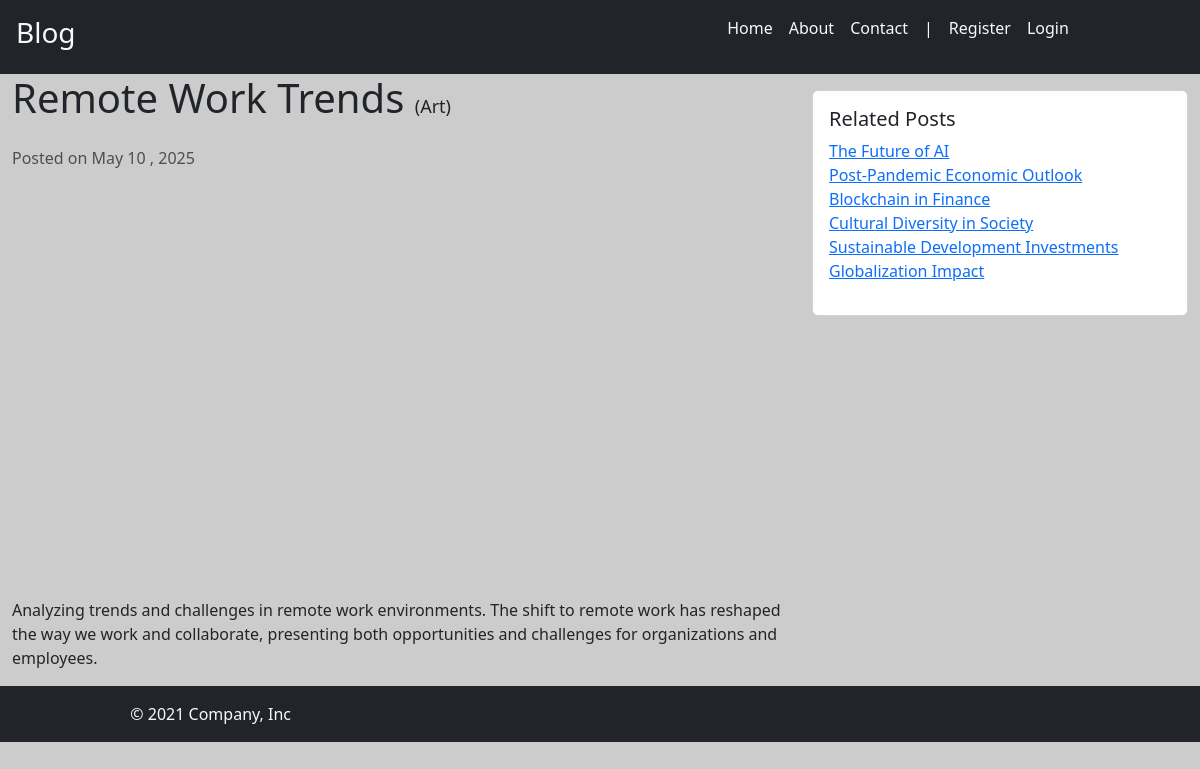
/post/remote-work-trends, run on the app's committed database.
### blog/models.py (models this page shows, shortened)
class Post(models.Model):
    title = models.CharField(max_length=100)
    content = models.TextField()
    img_url = models.ImageField(null=True,upload_to="posts/images")
    created_at = models.DateTimeField(auto_now_add=True)
    slug = models.SlugField(unique=True)
    category = models.ForeignKey(Category, on_delete=models.CASCADE)
    user = models.ForeignKey(User,on_delete=models.CASCADE,null=True)
    is_published = models.BooleanField(default=False)
    def formatted_img_url(self):
        url = self.img_url if self.img_url.__str__().startswith(('http://','https://')) else self.img_url.url
        return url

class Category(models.Model):
    name = models.CharField(max_length=100)

### blog/views.py (the view)
# urls.py: path("post/<str:slug>", views.detail, name="detail"),
def detail(request, slug):
    if request.user.is_authenticated and not request.user.has_perm('blog.view_post'):
        messages.error(request , "You have no permissions to view any posts")
        return redirect('blog:index')
    post = Post.objects.get(slug=slug)
    related_posts = Post.objects.filter(category=post.category).exclude(pk=post.id)
    return render(
        request, "blog/detail.html", {"post": post, "related_posts": related_posts}
    )

### blog/templates/blog/detail.html
{% extends 'blog/base.html'%} {% block content %}
<div class="container-fluid">
  <div class="row">
    <div class="col-lg-8">
      <h1 class="mb-4">
        {{post.title}}
        <small style="font-size: 18px">({{post.category.name}})</small>
      </h1>
      <p class="text-muted">Posted on {{post.created_at|date:"F j , Y"}}</p>
      <img src="{{post.formatted_img_url}}" class="img-fluid mb-4" alt="Blog Image" />
      <p>{{post.content|linebreaksbr|safe}}</p>
    </div>
    <div class="col-lg-4">
      <div class="card mt-3">
        <div class="card-body">
          <h5 class="card-title">Related Posts</h5>
          <ul class="list-unstyled">
            {% for related_post in related_posts %}
            <li>
              <a href="{% url 'blog:detail' slug=related_post.slug %}"
                >{{related_post.title}}</a
              >
            </li>
            {% endfor %}
          </ul>
        </div>
      </div>
    </div>
  </div>
</div>
{% endblock %}

### blog/static/blog/css/style.css (style rules this page uses)
body { background-color: #cccccc; }

### data on the page
Post: title "Remote Work Trends", category.name "Art", created_at "May 10 , 2025", content "Analyzing trends and challenges in remote work environments. The shift to remote work has reshaped the way we work and collaborate, presenting both opportunities and challenges for organizations and employees."
Post: title "The Future of AI"
Post: title "Post-Pandemic Economic Outlook"
Post: title "Blockchain in Finance"
Post: title "Cultural Diversity in Society"
Post: title "Sustainable Development Investments"
Post: title "Globalization Impact"
